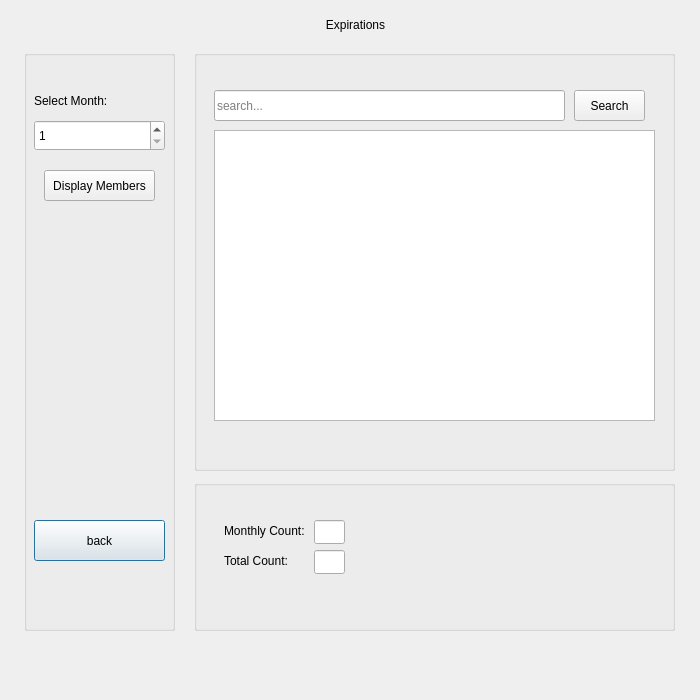
<?xml version="1.0" encoding="UTF-8"?>
<ui version="4.0">
 <class>Expirations</class>
 <widget class="QDialog" name="Expirations">
  <property name="geometry">
   <rect>
    <x>0</x>
    <y>0</y>
    <width>700</width>
    <height>700</height>
   </rect>
  </property>
  <property name="windowTitle">
   <string>Dialog</string>
  </property>
  <widget class="QGroupBox" name="groupBox">
   <property name="geometry">
    <rect>
     <x>24</x>
     <y>50</y>
     <width>151</width>
     <height>581</height>
    </rect>
   </property>
   <property name="title">
    <string/>
   </property>
   <widget class="QSpinBox" name="SelectMonth">
    <property name="geometry">
     <rect>
      <x>10</x>
      <y>70</y>
      <width>131</width>
      <height>31</height>
     </rect>
    </property>
    <property name="specialValueText">
     <string/>
    </property>
    <property name="minimum">
     <number>1</number>
    </property>
    <property name="maximum">
     <number>12</number>
    </property>
   </widget>
   <widget class="QLabel" name="label_2">
    <property name="geometry">
     <rect>
      <x>10</x>
      <y>40</y>
      <width>121</width>
      <height>21</height>
     </rect>
    </property>
    <property name="text">
     <string>Select Month:</string>
    </property>
   </widget>
   <widget class="QHoverSensitiveButton" name="back">
    <property name="geometry">
     <rect>
      <x>10</x>
      <y>470</y>
      <width>131</width>
      <height>41</height>
     </rect>
    </property>
    <property name="text">
     <string>back</string>
    </property>
   </widget>
   <widget class="QPushButton" name="DisplayMembers">
    <property name="geometry">
     <rect>
      <x>20</x>
      <y>120</y>
      <width>111</width>
      <height>31</height>
     </rect>
    </property>
    <property name="sizePolicy">
     <sizepolicy hsizetype="Minimum" vsizetype="Fixed">
      <horstretch>0</horstretch>
      <verstretch>0</verstretch>
     </sizepolicy>
    </property>
    <property name="text">
     <string>Display Members</string>
    </property>
    <property name="autoDefault">
     <bool>true</bool>
    </property>
    <property name="default">
     <bool>false</bool>
    </property>
   </widget>
  </widget>
  <widget class="QLabel" name="label">
   <property name="geometry">
    <rect>
     <x>20</x>
     <y>10</y>
     <width>671</width>
     <height>31</height>
    </rect>
   </property>
   <property name="text">
    <string>&lt;html&gt;&lt;head/&gt;&lt;body&gt;&lt;p align=&quot;center&quot;&gt;Expirations&lt;/p&gt;&lt;/body&gt;&lt;/html&gt;</string>
   </property>
  </widget>
  <widget class="QGroupBox" name="groupBox_3">
   <property name="geometry">
    <rect>
     <x>194</x>
     <y>50</y>
     <width>481</width>
     <height>421</height>
    </rect>
   </property>
   <property name="title">
    <string/>
   </property>
   <widget class="QListView" name="listView">
    <property name="geometry">
     <rect>
      <x>20</x>
      <y>80</y>
      <width>441</width>
      <height>291</height>
     </rect>
    </property>
    <property name="verticalScrollBarPolicy">
     <enum>Qt::ScrollBarAsNeeded</enum>
    </property>
    <property name="horizontalScrollBarPolicy">
     <enum>Qt::ScrollBarAlwaysOff</enum>
    </property>
    <property name="verticalScrollMode">
     <enum>QAbstractItemView::ScrollPerPixel</enum>
    </property>
   </widget>
   <widget class="QLineEdit" name="searchbar">
    <property name="geometry">
     <rect>
      <x>20</x>
      <y>40</y>
      <width>351</width>
      <height>31</height>
     </rect>
    </property>
    <property name="text">
     <string/>
    </property>
    <property name="placeholderText">
     <string>search...</string>
    </property>
    <property name="clearButtonEnabled">
     <bool>true</bool>
    </property>
   </widget>
   <widget class="QPushButton" name="searchButton">
    <property name="geometry">
     <rect>
      <x>380</x>
      <y>40</y>
      <width>71</width>
      <height>31</height>
     </rect>
    </property>
    <property name="sizePolicy">
     <sizepolicy hsizetype="Minimum" vsizetype="Fixed">
      <horstretch>0</horstretch>
      <verstretch>0</verstretch>
     </sizepolicy>
    </property>
    <property name="text">
     <string>Search</string>
    </property>
    <property name="autoDefault">
     <bool>true</bool>
    </property>
    <property name="default">
     <bool>false</bool>
    </property>
   </widget>
  </widget>
  <widget class="QGroupBox" name="groupBox_2">
   <property name="geometry">
    <rect>
     <x>194</x>
     <y>480</y>
     <width>481</width>
     <height>151</height>
    </rect>
   </property>
   <property name="title">
    <string/>
   </property>
   <widget class="QLabel" name="MonthlyCount">
    <property name="geometry">
     <rect>
      <x>30</x>
      <y>40</y>
      <width>81</width>
      <height>21</height>
     </rect>
    </property>
    <property name="text">
     <string>Monthly Count:</string>
    </property>
   </widget>
   <widget class="QLabel" name="TotalCount">
    <property name="geometry">
     <rect>
      <x>30</x>
      <y>70</y>
      <width>81</width>
      <height>21</height>
     </rect>
    </property>
    <property name="text">
     <string>Total Count:</string>
    </property>
   </widget>
   <widget class="QLineEdit" name="MonthCount">
    <property name="geometry">
     <rect>
      <x>120</x>
      <y>40</y>
      <width>31</width>
      <height>24</height>
     </rect>
    </property>
    <property name="readOnly">
     <bool>true</bool>
    </property>
   </widget>
   <widget class="QLineEdit" name="Total">
    <property name="geometry">
     <rect>
      <x>120</x>
      <y>70</y>
      <width>31</width>
      <height>24</height>
     </rect>
    </property>
    <property name="readOnly">
     <bool>true</bool>
    </property>
   </widget>
  </widget>
 </widget>
 <customwidgets>
  <customwidget>
   <class>QHoverSensitiveButton</class>
   <extends>QPushButton</extends>
   <header>qhoversensitivebutton.h</header>
  </customwidget>
 </customwidgets>
 <resources/>
 <connections/>
</ui>
